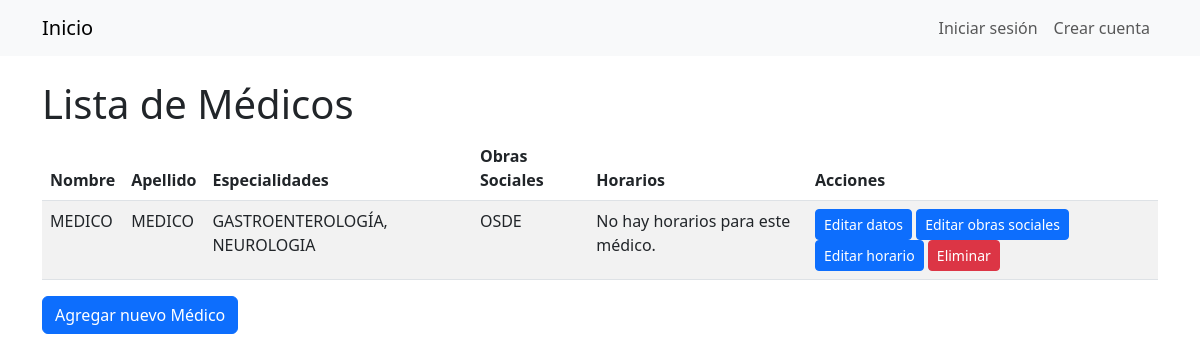
The page /medicos/ on the database as committed earlier.
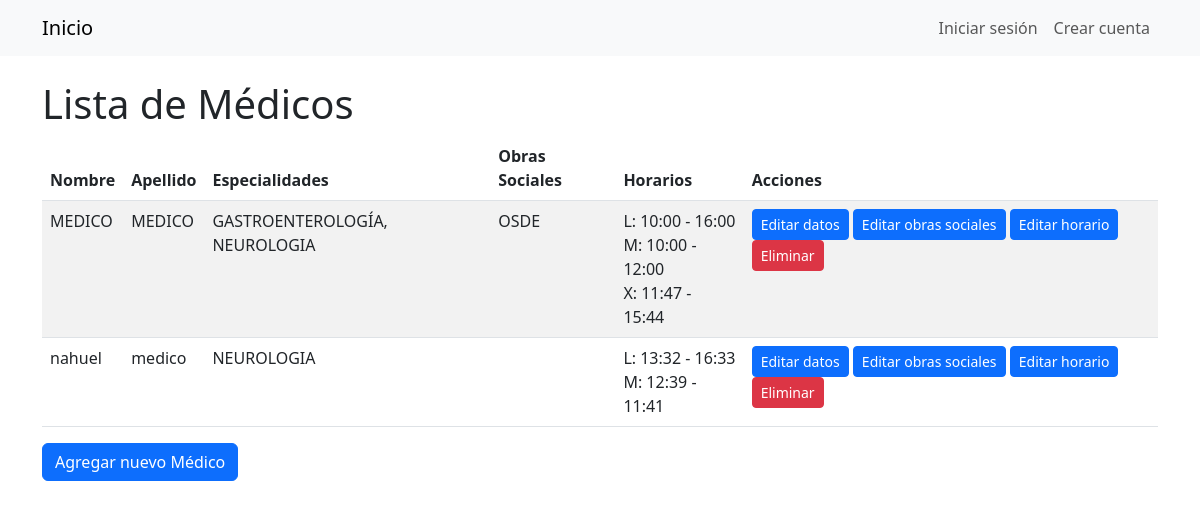
The same page on the database as committed later.
### Gestion/models/medico.py (models this page shows, shortened)
class Medico(models.Model):
    usuario = models.OneToOneField(Usuario, on_delete=models.CASCADE, primary_key=True)
    especialidades = models.ManyToManyField('EspecialidadMedica')
    matricula = models.IntegerField()
    obra_social = models.ManyToManyField('ObraSocial', blank=True, through='PrecioConsulta', related_name='medicos')
    class Meta:
        verbose_name='Medico'
        verbose_name_plural = 'Medicos'

class EspecialidadMedica(models.Model):
    nombre = models.CharField(max_length=100)
    class Meta:
        verbose_name_plural = 'Especialidades'

class ObraSocial(models.Model):
    nombre = models.CharField(max_length=100)

class HorarioDia(models.Model):
    DIA_CHOICES = [
        ('Lunes', 'Lunes'),
        ('Martes', 'Martes'),
        ('Miércoles', 'Miércoles'),
        ('Jueves', 'Jueves'),
        ('Viernes', 'Viernes'),
        ('Sabado', 'Sábado'),
    ]
    medico = models.ForeignKey(Medico, on_delete=models.CASCADE, related_name='horarios_dias')
    dia = models.CharField(max_length=9, choices=DIA_CHOICES)
    hora_inicio = models.TimeField()
    hora_fin = models.TimeField()
    class Meta:
        unique_together = ('medico', 'dia')
        verbose_name = 'Horario de Día'
        verbose_name_plural = 'Horarios de Días'

### Gestion/models/usuario.py (models this page shows, shortened)
class Usuario(AbstractBaseUser):
    dni = models.IntegerField(unique=True)
    nombre = models.CharField(max_length=30)
    apellido = models.CharField(max_length=30)
    email = models.EmailField(max_length=60)
    telefono = models.CharField(max_length=12)
    is_active = models.BooleanField(default=True)
    is_staff = models.BooleanField(default=False)
    is_superuser = models.BooleanField(default=False)
    groups = models.ManyToManyField(
        Group,
        verbose_name='grupos',
        blank=True,
        help_text='Los grupos a los que pertenece el usuario.',
        related_name='user_set'
    )
    user_permissions = models.ManyToManyField(
        Permission,
        verbose_name='permisos',
        blank=True,
        help_text='Permisos específicos para este usuario.',
        related_name='user_set'
    )
    USERNAME_FIELD = 'dni'
    REQUIRED_FIELDS = ['nombre', 'apellido', 'email', 'telefono']
    objects = UsuarioManager()

### Gestion/views.py (the view)
# urls.py: path('medicos/', views.MedicoListView.as_view(), name='medico_list'),
class MedicoListView(generic.ListView):
    model = Medico
    template_name = 'medico/medico_list.html'

### Gestion/templates/medico/medico_list.html
{% extends 'base.html' %}
{% block content %}
  <h1>Lista de Médicos</h1>
  <table class="table table-striped">
    <thead>
      <tr>
        <th scope="col">Nombre</th>
        <th scope="col">Apellido</th>
        <th scope="col">Especialidades</th>
        <th scope="col">Obras Sociales</th>
        <th scope="col">Horarios</th>
        <th scope="col">Acciones</th>
      </tr>
    </thead>
    <tbody>
      {% for medico in object_list %}
        <tr>
          <td>{{ medico.usuario.nombre }}</td>
          <td>{{ medico.usuario.apellido }}</td>
          <td>
            {% for especialidad in medico.especialidades.all %}
              {{ especialidad.nombre }}{% if not forloop.last %}, {% endif %}
            {% endfor %}
          </td>
          <td>
            {% for obra_social in medico.obra_social.all %}
              {{ obra_social.nombre }}{% if not forloop.last %}, {% endif %}
            {% endfor %}
          </td>
          <td>
            {% for horario in medico.horarios_dias.all %}
              {{ horario.dia }}: {{ horario.hora_inicio|time:'H:i' }} - {{ horario.hora_fin|time:'H:i' }}<br>
            {% empty %}
              No hay horarios para este médico.
            {% endfor %}
          </td>
          <td>
            <a href="{% url 'medico_update' medico.pk %}" class="btn btn-sm btn-primary">Editar datos</a>
            <a href="{% url 'medico_precioconsulta_list' medico.pk %}" class="btn btn-sm btn-primary">Editar obras sociales</a>
            <a href="{% url 'horario_list' medico.pk %}" class="btn btn-sm btn-primary">Editar horario</a>
            <a href="{% url 'medico_delete' medico.pk %}" class="btn btn-sm btn-danger">Eliminar</a>
          </td>
        </tr>
      {% endfor %}
    </tbody>
  </table>
  <a href="{% url 'medico_create' %}" class="btn btn-primary">Agregar nuevo Médico</a>
{% endblock %}

Rows that differ between the two databases and show on the page:
shown differently, row unchanged: Medico "MEDICO": no longer shows "No hay horarios para este médico."
added HorarioDia: dia "L", hora_inicio "10:00", hora_fin "16:00", shown under Medico "MEDICO"
added HorarioDia: dia "M", hora_inicio "10:00", hora_fin "12:00", shown under Medico "MEDICO"
added HorarioDia: dia "X", hora_inicio "11:47", hora_fin "15:44", shown under Medico "MEDICO"
added Medico: usuario.nombre "nahuel", usuario.apellido "medico", EspecialidadMedica (nombre "NEUROLOGIA")
added HorarioDia: dia "L", hora_inicio "13:32", hora_fin "16:33", shown under "nahuel"
added HorarioDia: dia "M", hora_inicio "12:39", hora_fin "11:41", shown under "nahuel"
